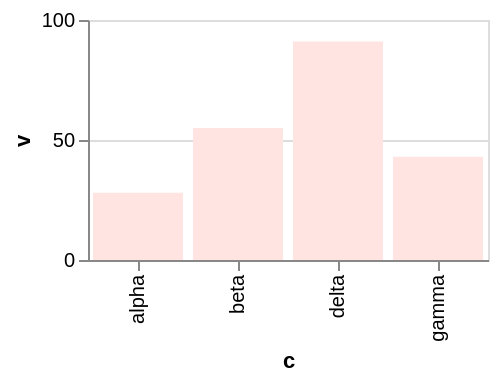

Describe this chart as a Vega-Lite specification.
### Vega-Lite specification from a JSON file in a GitHub repository (floating-point values rounded to 4 significant figures)
{"$schema": "https://vega.github.io/schema/vega-lite/v6.json", "width": 200, "height": 120, "data": {"values": [{"c": "alpha", "v": 28, "w": 3, "t": "2024-01-07"}, {"c": "beta", "v": 55, "w": 7, "t": "2024-03-19"}, {"c": "gamma", "v": 43, "w": 5, "t": "2024-06-02"}, {"c": "delta", "v": 91, "w": 9, "t": "2024-09-11"}]}, "mark": "bar", "encoding": {"x": {"field": "c", "type": "nominal"}, "y": {"field": "v", "type": "quantitative"}}, "config": {"bar": {"color": "mistyrose"}}}
